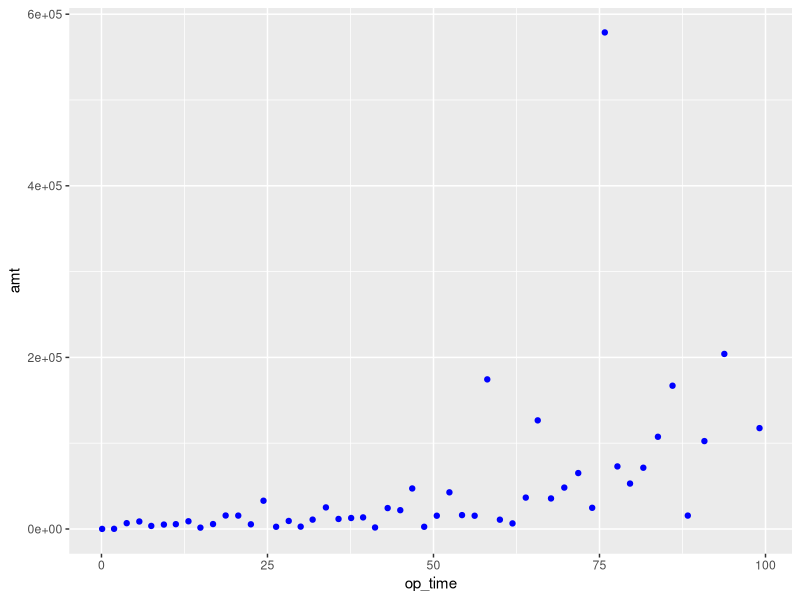
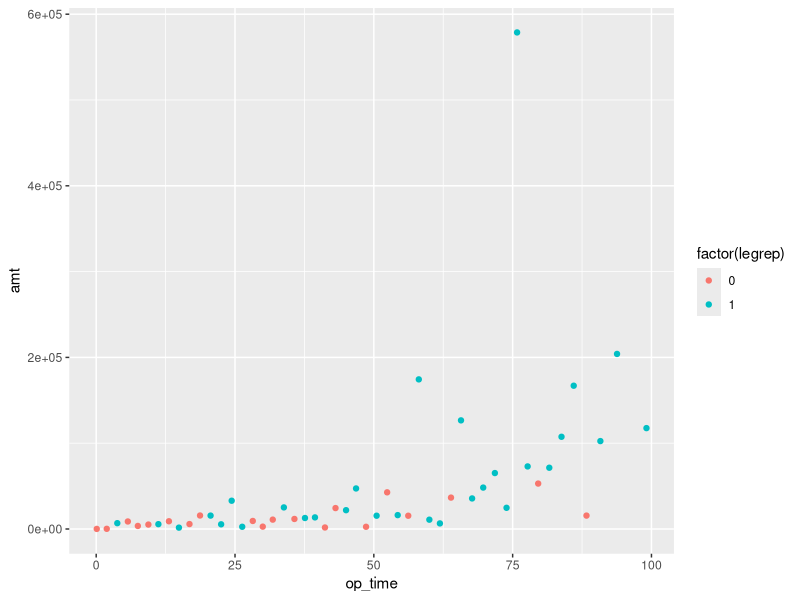
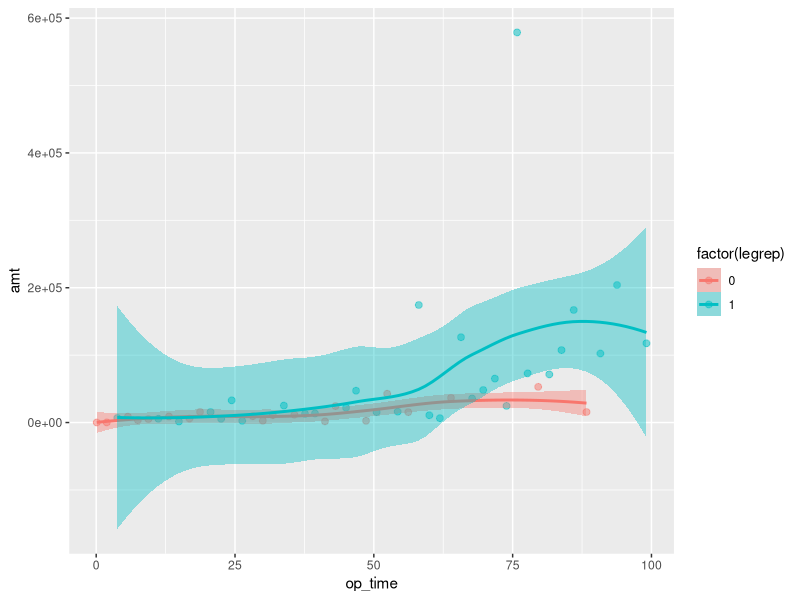
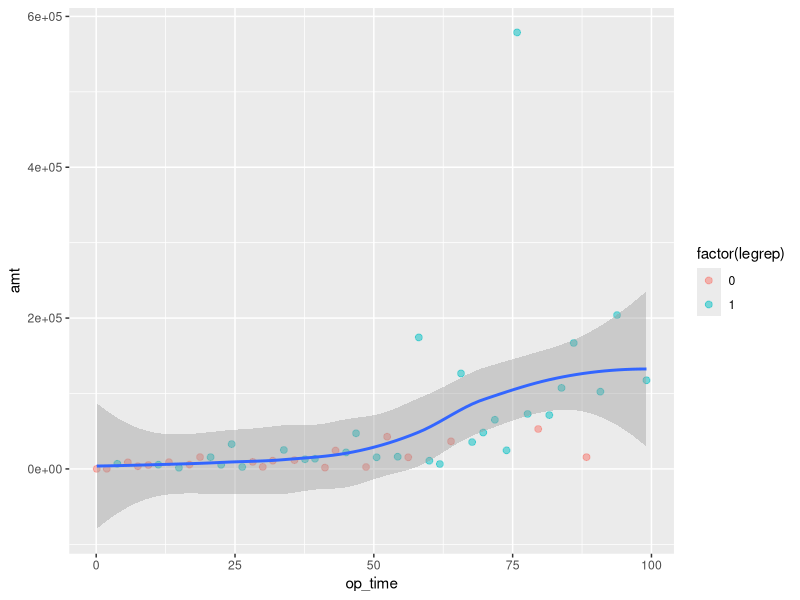
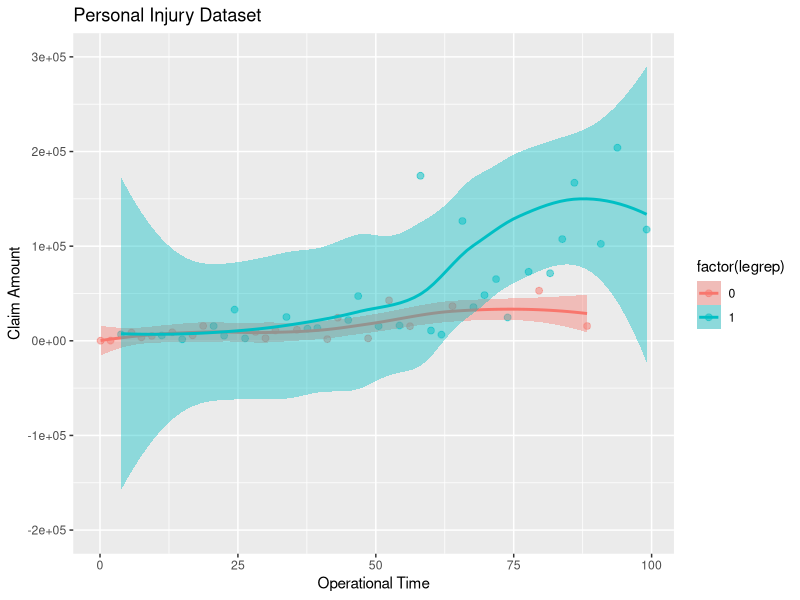
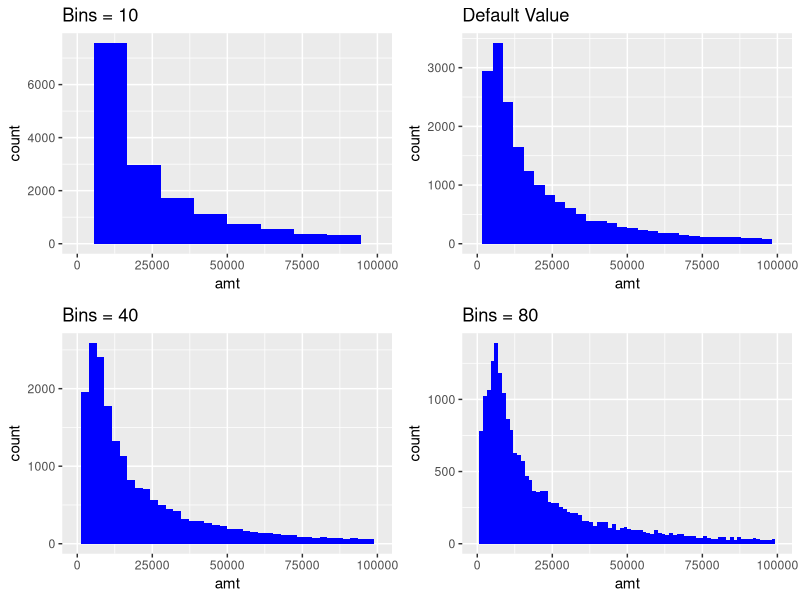
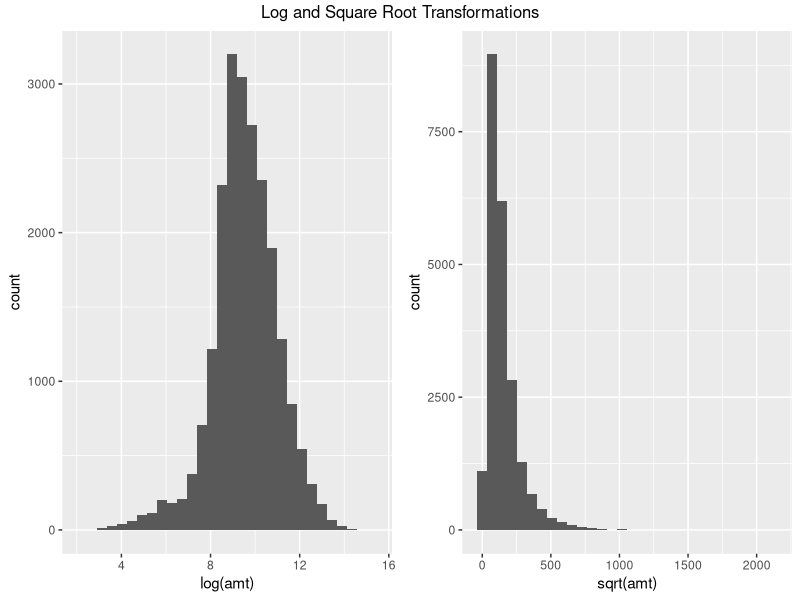
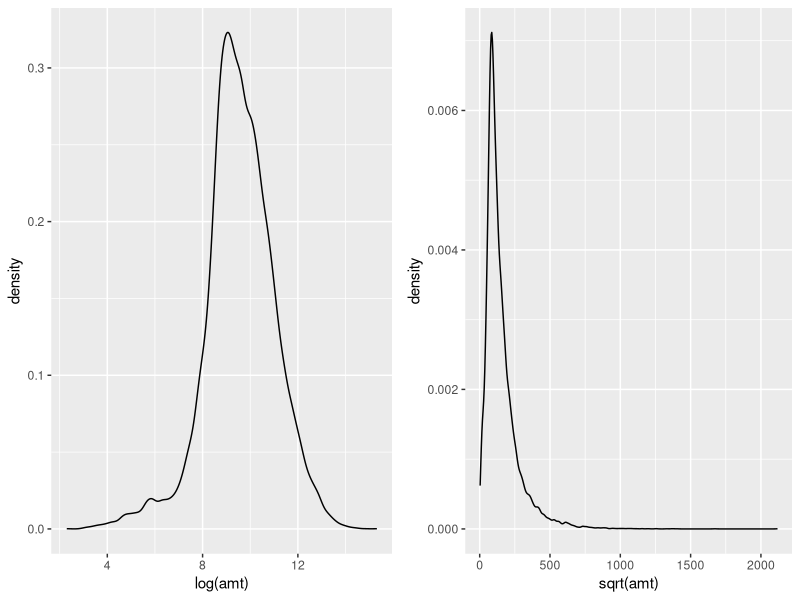

Recreate these plots in R, in order.
## ---- chunk 1
#install.packages("ggplot2")
library(ggplot2)
## ---- chunk 2
library(data.table)
tbl <- setDT(
  data.frame(
    Variable=c("amt","inj", "legrep", "op_time"),
    Description=c("Settled claim amount (continuous numeric variable)", "Injury code, with seven levels: 1 (no injury), 2, 3, 4, 5, 6 (fatal), 9 (not recorded)", "Legal representaytion (0 = no, 1 = yes)", "Operational time (a standardized amount of time elapsed between the time when the injury was reported and the time when the claim was settled)")
    )
  )
knitr::kable(tbl, caption = "Data dictionary for the personal injury (`persing`) insurance claims dataset.")

## ---- chunk 3
persinj <- read.csv("data/persinj.csv")

# Take out a subset of 50 observations from the full set of data
persinj50 <- persinj[seq(1, nrow(persinj), length = 50), ]
persinj50
## ---- chunk 4
ggplot(data = persinj50, mapping = aes(x = op_time, y = amt), caption="A basic scatterplot of `amt` against `op_time` in the `persinj50` dataset.") +
  geom_point(color = "blue")
## ---- chunk 5
ggplot(data = persinj50, mapping = aes(x = op_time, y = amt, color = factor(legrep))) +
         geom_point()
## ---- chunk 6
library(data.table)
tbl <- setDT(
  data.frame(
    Geom = c("geom_bar()", "geom_boxplot()", "geom_histogram()", "geom_point()", "geom_smooth()"),
    GraphType = c("Bar chart", "Boxplot", "Histogram", "Scatterplot", "Smoothed Curve"),
    Arguments = c("fill, alpha", "fill, alpha", "fill, alpha, bins", "color, alpha, shape, size", "color, fill, method, se")
    )
  )
knitr::kable(tbl, caption = "Important Geoms for Exam PA with Commonly Used Arguments.")

## ---- chunk 7
ggplot(data = persinj50, mapping=aes(x=op_time, y=amt, color=factor(legrep), fill=factor(legrep))) + 
  geom_point(size=2, alpha=0.5) + 
  geom_smooth()

## ---- chunk 8
ggplot(persinj50, aes(x = op_time, y = amt)) +
  geom_point(aes(color = factor(legrep)), size = 2, alpha = 0.5) +
  geom_smooth()

## ---- chunk 9
ggplot(data = persinj50,
       mapping = aes(
         x = op_time,
         y = amt,
         color = factor(legrep),
         fill = factor(legrep)
       )) +
  geom_point(size = 2, alpha = 0.5) +
  geom_smooth() +
  labs(title = "Personal Injury Dataset", x = "Operational Time", y = "Claim Amount") +
  coord_cartesian(ylim = c(-200000, 300000))

## ---- chunk 10
# Reload the data
persinj <- read.csv("data/persinj.csv")

# Print a summary of the `amt` variable
summary(persinj$amt)
## ---- chunk 11
persinj.0 <- persinj[persinj$legrep == 0, ]
persinj.1 <- persinj[persinj$legrep == 1, ] 

summary(persinj.0$amt)
summary(persinj.1$amt)

sd(persinj.0$amt)
sd(persinj.1$amt)
## ---- chunk 12
library(gridExtra)

p1 <- ggplot(data=persinj, mapping=aes(x=amt)) + 
  geom_histogram(bins=10, fill="blue") +
  xlim(0, 100000) + 
  labs(title="Bins = 10")
p2 <- ggplot(data=persinj, mapping=aes(x=amt)) + 
  geom_histogram(fill="blue") +
  xlim(0, 100000) + 
  labs(title="Default Value")
p3 <- ggplot(data=persinj, mapping=aes(x=amt)) + 
  geom_histogram(bins=40, fill="blue") +
  xlim(0, 100000) + 
  labs(title="Bins = 40")
p4 <- ggplot(data=persinj, mapping=aes(x=amt)) + 
  geom_histogram(bins=80, fill="blue") +
  xlim(0, 100000) + 
  labs(title="Bins = 80")

grid.arrange(p1, p2, p3, p4, ncol=2)
## ---- chunk 13
library(ggplot2)
library(gridExtra)

p1 <- ggplot(data=persinj, mapping=aes(x = log(amt))) +
  geom_histogram()

p2 <- ggplot(data=persinj, mapping=aes(x = sqrt(amt))) +
  geom_histogram()

grid.arrange(p1, p2, ncol=2, top="Log and Square Root Transformations") 
## ---- chunk 14
library(ggplot2)
library(gridExtra)

persinj <- read.csv("data/persinj.csv")

p1 <- ggplot(data=persinj, mapping=aes(x=log(amt))) +
  geom_density()
p2 <- ggplot(data=persinj, mapping=aes(x=sqrt(amt))) +
  geom_density()

grid.arrange(p1, p2, ncol=2)
## ---- chunk 15
library(ggplot2)
library(gridExtra)

p1 <- ggplot(data=persinj, mapping=aes(y=amt)) + 
  geom_boxplot()

p2 <- ggplot(data=persinj, mapping=aes(y=log(amt))) + 
  geom_boxplot()

grid.arrange(p1, p2, ncol=2)

## ---- chunk 16
table(persinj$inj)

table(persinj$inj)/nrow(persinj)

## ---- chunk 17
# First convert inj and legrep to factors (original data type is integer)
persinj$inj <- as.factor(persinj$inj)
persinj$legrep <- as.factor(persinj$legrep)

p1 <- ggplot(data=persinj, mapping=aes(x=inj)) + 
  geom_bar(fill="blue")
p2 <- ggplot(data=persinj, mapping=aes(x=inj)) + 
  geom_bar(fill="blue", aes(y=..prop.., group=1))

grid.arrange(p1, p2, ncol=2, top="Bar Charts of Injury Code in the `persinj` dataset.")

## ---- chunk 18
#install.packages("tidyverse")

library(tidyverse)


persinj_by_inj <- persinj %>% 
  group_by(inj) %>% # grouped by inj
  summarize(count=n()) # count the no. of obs. for each level of inj

persinj_by_inj

## ---- chunk 19
p1 <- ggplot(data=persinj_by_inj, mapping=aes(x=inj, y=count)) + 
  geom_col(fill="blue")

grid.arrange(p1, ncol=1)
## ---- chunk 20
    cor(persinj$amt, persinj$op_time)

    cor(log(persinj$amt), persinj$op_time)
## ---- chunk 21
X <- c(-1, 0, 1)
Y <- c(1, 0, 1)
## ---- chunk 22
cor(X, Y)
## ---- chunk 23
    p1 <- ggplot(data=persinj, mapping=aes(x=op_time, y=amt)) + 
      geom_point(alpha=0.05) + 
      geom_smooth(method="lm", se=FALSE)

    p2 <- ggplot(data=persinj, mapping=aes(x=op_time, y=log(amt))) + 
      geom_point(alpha=0.05) + 
      geom_smooth(method="lm", se=FALSE)

    grid.arrange(p1, p2, ncol=2, bottom="Scatterplots of claim amount (left) and the log of claim amount (right) against operational time in the `persinj` dataset.")
## ---- chunk 24
    p1 <- ggplot(persinj, aes(x=op_time, y=log(amt), color=legrep)) + 
      geom_point(alpha=0.25) + 
      geom_smooth(method="lm", se=FALSE)

    grid.arrange(p1, ncol=1, bottom=" Scatterplot of the log of claim amount against operational time colored by legal representation in the `persinj` dataset.")

## ---- chunk 25
library(tidyverse)

# Partitioned by `inj` code
persinj %>% 
  group_by(inj) %>%
  summarize(
    mean=mean(log(amt)),
    median=median(log(amt)),
    n=n()
  )

# Partitioned by `legrep`
persinj %>% 
  group_by(legrep) %>%
  summarize(
    mean=mean(log(amt)),
    median=median(log(amt)),
    n=n()
  )

## ---- chunk 26
p1 <- ggplot(persinj, aes(x=inj, y=log(amt))) +
  geom_boxplot()
p1 <- ggplot(persinj, aes(x=legrep, y=log(amt))) +
  geom_boxplot()
grid.arrange(p1, p2, ncol=2, bottom="Two split boxplots for the log of claim amount, one split by injury code (left) and one split by legal representation (right), in the `persinj` data.")
## ---- chunk 27
p1 <- ggplot(persinj, aes(x=inj, y=log(amt), fill=legrep)) + 
  geom_boxplot()
grid.arrange(p1, ncol=1)

## ---- chunk 28
p1 <- ggplot(persinj, aes(x=log(amt), fill=legrep)) + 
  geom_histogram()

p2 <- ggplot(persinj, aes(x=log(amt), y=..density.., fill=legrep)) + 
  geom_histogram(position="dodge")

grid.arrange(p1, p2, ncol=1)

## ---- chunk 29
table(persinj$legrep, persinj$inj)
## ---- chunk 30
p1 <- ggplot(persinj, aes(x=inj, fill=legrep)) + 
  geom_bar() + 
  labs(title="Stacked")

p2 <- ggplot(persinj, aes(x=inj, fill=legrep)) + 
  geom_bar(position="dodge") +
  labs(title="Dodged")

p3 <- ggplot(persinj, aes(x=inj, fill=legrep)) + 
  geom_bar(position="fill") + 
  labs(title="Filled", ylab="Proportion")

grid.arrange(p1, p2, p3, ncol=2)
## ---- chunk 31
library(ggplot2)

# read in data
persinj <- read.csv("data/persinj.csv")

# convert categorical variables to factors
persinj$inj <- as.factor(persinj$inj)
persinj$legrep <- as.factor(persinj$legrep)

# CHUNK 1
ggplot(persinj, aes(x=inj, color=legrep)) + 
  geom_bar()

# CHUNK 2
ggplot(persinj, aes(x=inj, fill=legrep)) + 
  geom_bar()

# CHUNK 3
#ggplot(persinj, aes(x=inj)) + 
#  geom_bar(fill=legrep)

# CHUNK 4
ggplot(persinj, aes(x=inj)) + 
  geom_bar(aes(fill=legrep))

## ---- chunk 32
library(ggplot2)
data(diamonds)
## ---- chunk 33
nrow(diamonds)
## ---- chunk 34
length(colnames(diamonds))
## ---- chunk 35
dim(diamonds)
## ---- chunk 36
summary(diamonds$price)    
## ---- chunk 37
p1 <- ggplot(diamonds, aes(x=price)) + 
  geom_histogram()

grid.arrange(p1, ncol=1)
## ---- chunk 38
diamonds$Lprice <- log(diamonds$price)
diamonds$price <- NULL
## ---- chunk 39
p1 <- ggplot(diamonds, aes(x=Lprice)) + 
  geom_histogram()
grid.arrange(p1, ncol=1)
## ---- chunk 40
levels(diamonds$cut)
## ---- chunk 41
table(diamonds$cut)

table(diamonds$cut)/nrow(diamonds)
## ---- chunk 42
ggplot(data=diamonds, mapping=aes(x=carat, y=Lprice)) + 
  geom_point()

## ---- chunk 43
ggplot(diamonds, aes(x=cut, y=Lprice)) + 
  geom_boxplot(fill="red")
## ---- chunk 44
ggplot(diamonds, aes(x=cut, y=log(carat))) +
  geom_boxplot(fill="red")
